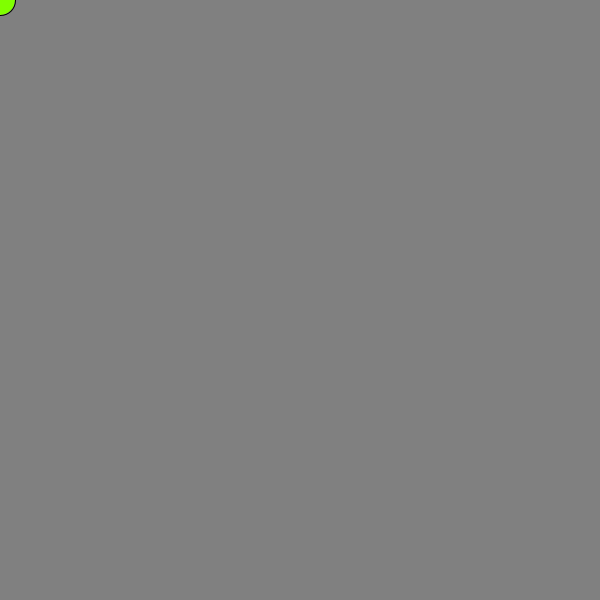
Frame 1 (no input)
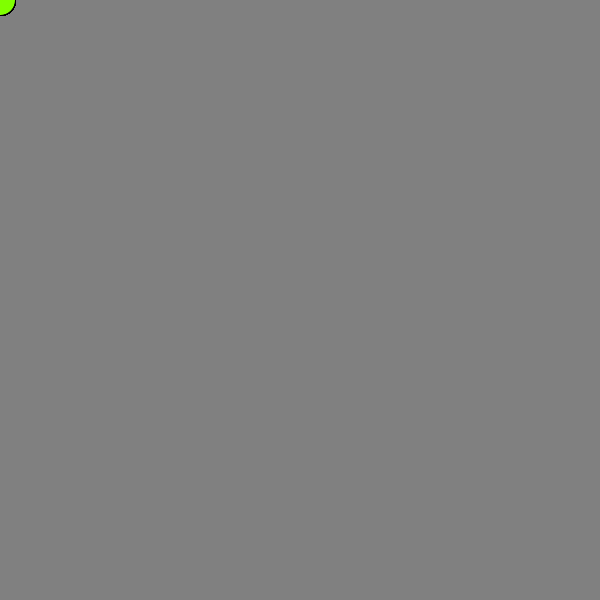
Frame 60 (the mouse pressed at the canvas centre just before this capture)
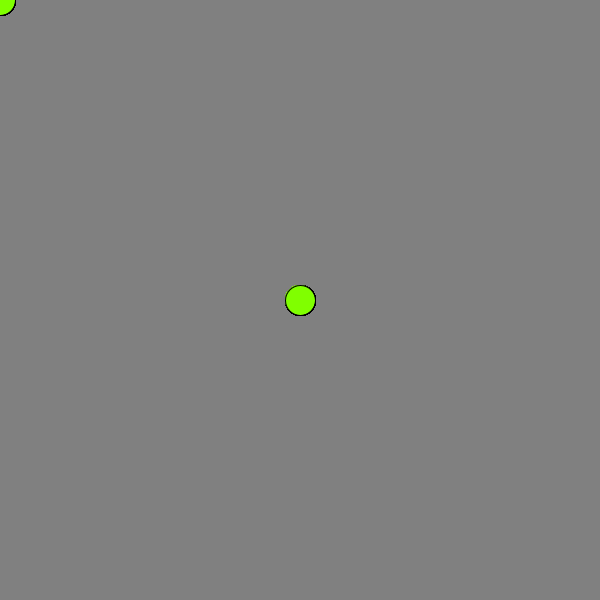
Frame 120 (the mouse held since frame 60 and released just before this capture)

The Processing sketch that drew these frames (run headless with seeded random() and noise(); from frame 60 on, the mouse is pressed at the canvas centre):

// Processing sketch: bucho
// ── bucho.pde
void setup()
{
  size(600, 600);
  background(128);
  fill(128, 255, 0);
}

void draw()
{
  ellipse(mouseX, mouseY, 30, 30);
}
